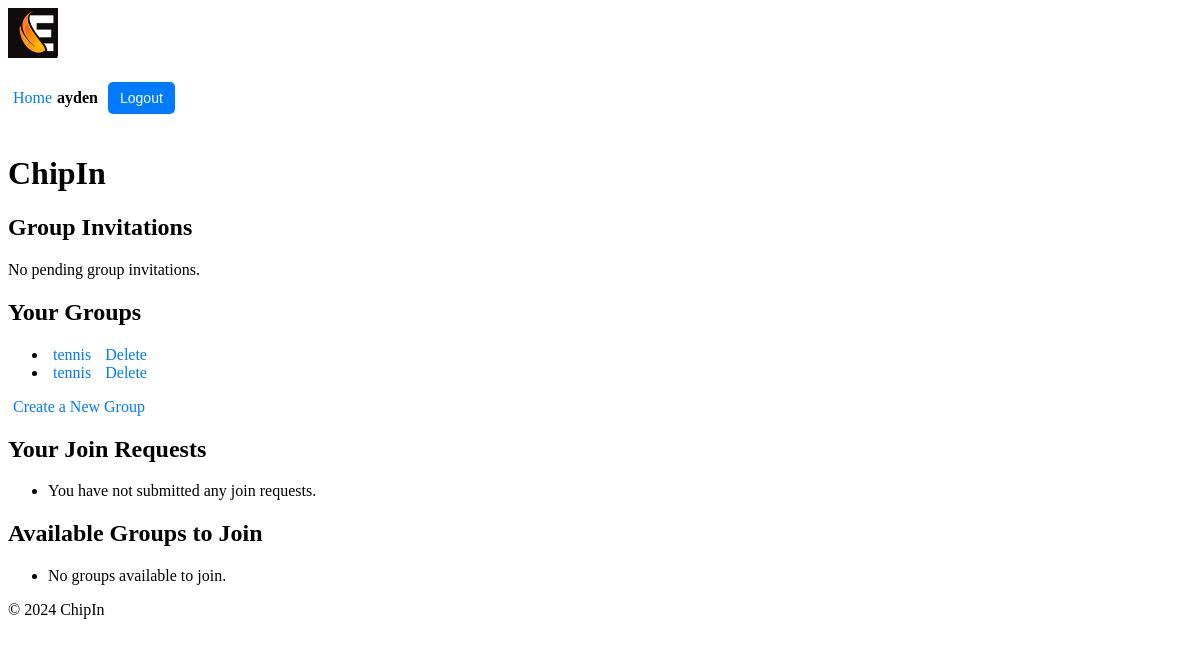
/chipin/ (signed in), run on an earlier commit of the app's database.
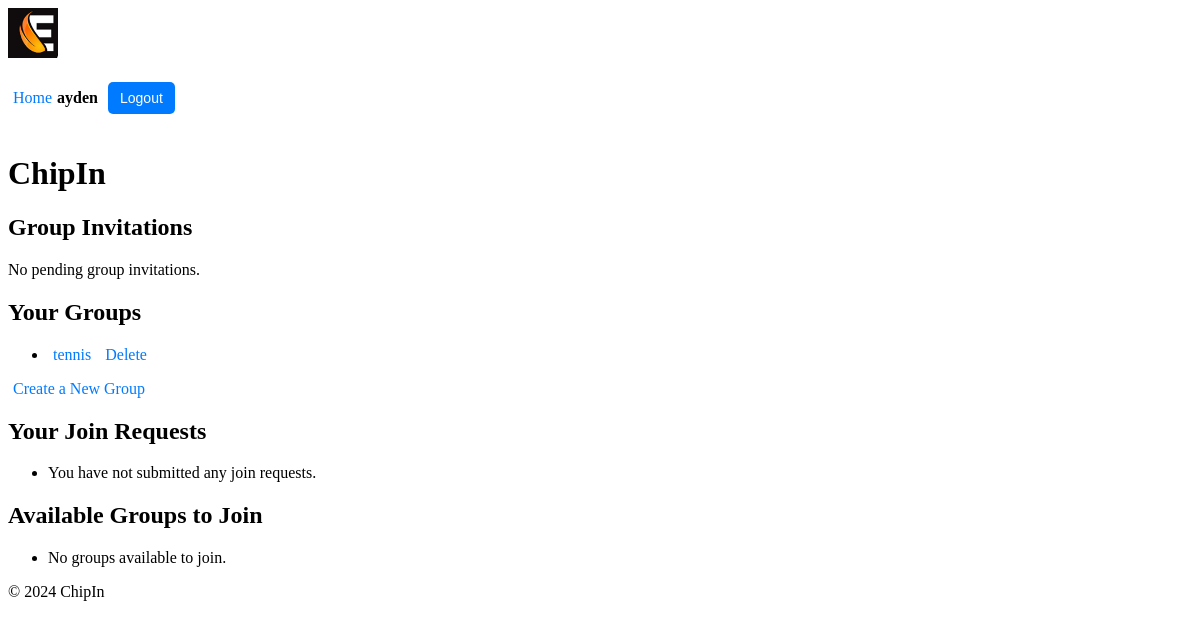
And on a later commit of the database.
### chipin/models.py (models this page shows, shortened)
class Group(models.Model):
    name = models.CharField(max_length=100)
    admin = models.ForeignKey(User, related_name='admin_groups', on_delete=models.CASCADE)
    members = models.ManyToManyField(User, related_name='group_memberships', blank=True)
    invited_users = models.ManyToManyField(User, related_name='pending_invitations', blank=True)

### chipin/views.py (the view)
# urls.py: path("", views.home, name="home"),
@login_required
def home(request):
    user = request.user
    pending_invitations = user.pending_invitations.all() # Get pending group invitations for the current user
    user_groups = user.group_memberships.all()  # Get groups the user is a member of
    user_join_requests = GroupJoinRequest.objects.filter(user=user)  # Get join requests sent by the user
    available_groups = Group.objects.exclude(members=user).exclude(join_requests__user=user) # Get groups the user is not a member of and the user has not requested to join
    context = {
        'pending_invitations': pending_invitations,
        'user_groups': user_groups,
        'user_join_requests': user_join_requests,
        'available_groups': available_groups
    }
    return render(request, 'chipin/home.html', context)

### chipin/context_processors.py (called while the page is built)
def user_profile(request):
    if request.user.is_authenticated:
        try:
            return {'nickname': request.user.profile.nickname}
        except Profile.DoesNotExist:
            return {'nickname': request.user.username}  # Fallback to username if no profile exists
    return {}

### chipin/templates/chipin/home.html (shortened to what this page needs)
{% extends 'chipin/base.html' %}
{% load static %}
{% block content %}
    <h1>ChipIn</h1>
    <h2>Group Invitations</h2>
    <div class="invitation-notification">
        {% if pending_invitations %}
            <ul>
                {% for group in pending_invitations %}
                    <li>
                        You have been invited to join <strong>{{ group.name }}</strong>.
                        <a href="{% url 'chipin:accept_invite' group.id %}?user_id={{ request.user.id }}">Accept</a>
                    </li>
                {% empty %}
                    <li>No pending group invitations.</li>
                {% endfor %}
            </ul>
        {% else %}
            <p>No pending group invitations.</p>
        {% endif %}
    </div>
    <h2>Your Groups</h2>
    <ul>
        {% for group in user.group_memberships.all %}
        <li>
            <a href="{% url 'chipin:group_detail' group.id %}">{{ group.name }}</a>
            {% if group.admin == request.user %}
                <a href="{% url 'chipin:delete_group' group.id %}" onclick="return confirm('Are you sure you want to delete this group?');">Delete</a>
            {% else %}
                <a href="{% url 'chipin:leave_group' group.id %}" onclick="return confirm('Are you sure you want to leave this group?');">Leave</a>
            {% endif %}
        </li>
        {% empty %}
        <li>You are not a member of any group yet.</li>
        {% endfor %}
    </ul>
    <a href="{% url 'chipin:create_group' %}">Create a New Group</a>
    <h2>Your Join Requests</h2>
    <ul>
        {% for join_request in user_join_requests %}
        <li>
            You requested to join <strong>{{ join_request.group.name }}</strong> on {{ join_request.created_at }}.
            <a href="{% url 'chipin:delete_join_request' join_request.id %}" onclick="return confirm('Are you sure you want to delete this join request?');">Delete</a>
        </li>
        {% empty %}
        <li>You have not submitted any join requests.</li>
        {% endfor %}
    </ul>
    <h2>Available Groups to Join</h2>
    <ul>
        {% for group in available_groups %}
        <li>
            <a href="{% url 'chipin:group_detail' group.id %}">{{ group.name }}</a>
            <span>- Admin: {{ group.admin.profile.nickname }}</span>
        </li>
        {% empty %}
        <li>No groups available to join.</li>
        {% endfor %}
    </ul>
{% endblock %}

What changed in the data, as far as the page shows it:
removed Group: name "tennis", shows "Delete"
